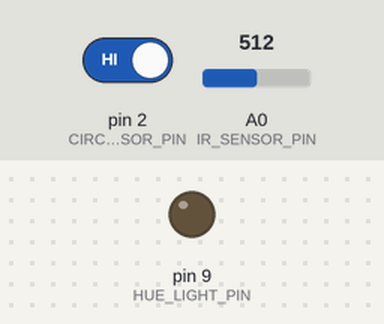
A sketch run on a simulated Arduino Uno, built with avr-gcc and run on an emulated ATmega328P. On the bench: output pins drawn as LEDs (lit = HIGH). Inputs (shaded band) come from the test bench; at power-on: pin 2 (CIRCUIT_SENSOR_PIN) HIGH, A0 (IR_SENSOR_PIN) = 512. Random numbers use the default seed unless the sketch sets one; what the sketch prints to the serial monitor is not drawn.

Above: at 1.2 s.
1.3 s: pin 2 (CIRCUIT_SENSOR_PIN) driven LOW
At 1.8 s:
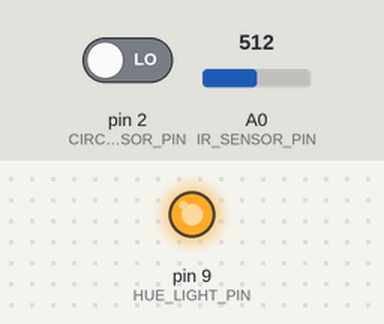
2.8 s: pin 2 (CIRCUIT_SENSOR_PIN) driven HIGH
At 3.1 s:
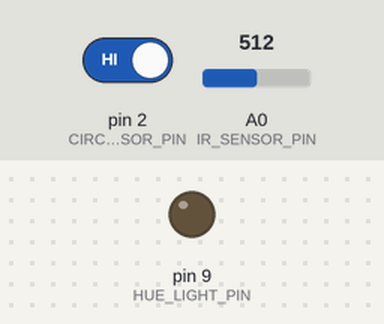
Timing chart, 0 to 5.8 s (numbered marks = the images above; inputs shaded):
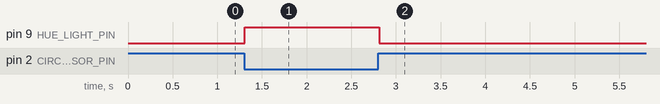

The sketch:

health_monitor.ino
```cpp
/*
 * Arduino Health Monitoring System
 *
 * Hardware Setup:
 * - Arduino Uno/Nano
 * - IR Sensor (GP2Y0A21YK0F) connected to A0
 * - Hue Light Indicator (LED strip) connected to pin 9
 * - Metal tin plate for circuit completion
 * - Breadboard for connections
 *
 * This code collects health data and sends it via Serial/USB
 * to be processed by the web application.
 */

// Pin definitions
const int IR_SENSOR_PIN = A0;
const int HUE_LIGHT_PIN = 9;
const int CIRCUIT_SENSOR_PIN = 2;

// Variables for data collection
int heartRate = 0;
int movementLevel = 0;
float proximity = 0.0;
bool circuitActive = false;
unsigned long lastHeartBeat = 0;
int heartBeatCount = 0;
unsigned long lastDataSend = 0;
const unsigned long DATA_INTERVAL = 5000; // Send data every 5 seconds

// IR Sensor calibration
const float IR_MIN_DISTANCE = 5.0;  // cm
const float IR_MAX_DISTANCE = 20.0; // cm
const int IR_MIN_RAW = 100;
const int IR_MAX_RAW = 800;

void setup() {
  // Initialize serial communication
  Serial.begin(9600);

  // Initialize pins
  pinMode(IR_SENSOR_PIN, INPUT);
  pinMode(HUE_LIGHT_PIN, OUTPUT);
  pinMode(CIRCUIT_SENSOR_PIN, INPUT_PULLUP);

  // Initialize Hue light (off)
  digitalWrite(HUE_LIGHT_PIN, LOW);

  // Wait for serial connection
  while (!Serial) {
    delay(10);
  }

  Serial.println("Arduino Health Monitor Initialized");
  Serial.println("Ready to collect health data...");
}

void loop() {
  // Read sensor data
  readSensors();

  // Process heart rate detection
  processHeartRate();

  // Check circuit status
  checkCircuitStatus();

  // Send data to web application
  if (millis() - lastDataSend >= DATA_INTERVAL) {
    sendHealthData();
    lastDataSend = millis();
  }

  // Small delay to prevent overwhelming the system
  delay(100);
}

void readSensors() {
  // Read IR sensor for proximity and movement
  int irRaw = analogRead(IR_SENSOR_PIN);

  // Convert IR reading to distance (cm)
  proximity = map(irRaw, IR_MIN_RAW, IR_MAX_RAW, IR_MAX_DISTANCE, IR_MIN_DISTANCE);
  proximity = constrain(proximity, IR_MIN_DISTANCE, IR_MAX_DISTANCE);

  // Calculate movement level based on IR sensor variation
  static int lastIrReading = irRaw;
  int movement = abs(irRaw - lastIrReading);
  movementLevel = map(movement, 0, 100, 0, 100);
  movementLevel = constrain(movementLevel, 0, 100);
  lastIrReading = irRaw;
}

void processHeartRate() {
  // Simulate heart rate detection based on proximity changes
  // In a real implementation, you would use a pulse sensor or ECG module

  static unsigned long lastHeartRateUpdate = 0;
  static int heartRateVariation = 0;

  if (millis() - lastHeartRateUpdate >= 1000) {
    // Simulate heart rate based on movement and proximity
    int baseRate = 70;
    int variation = map(movementLevel, 0, 100, -10, 20);
    heartRateVariation += random(-2, 3);
    heartRateVariation = constrain(heartRateVariation, -15, 15);

    heartRate = baseRate + variation + heartRateVariation;
    heartRate = constrain(heartRate, 50, 120);

    lastHeartRateUpdate = millis();
  }
}

void checkCircuitStatus() {
  // Check if the circuit is completed (Hue light on metal surface)
  // This would typically involve checking if the metal plate completes a circuit
  // For simulation, we'll use a simple digital read

  circuitActive = digitalRead(CIRCUIT_SENSOR_PIN) == LOW;

  // Control Hue light based on circuit status
  if (circuitActive) {
    // Circuit is complete - light should be on
    analogWrite(HUE_LIGHT_PIN, 255); // Full brightness
  } else {
    // Circuit is open - light should be off
    analogWrite(HUE_LIGHT_PIN, 0);
  }
}

void sendHealthData() {
  // Create JSON-like data structure
  Serial.print("HEALTH_DATA:");
  Serial.print("{");
  Serial.print("\"timestamp\":");
  Serial.print(millis());
  Serial.print(",\"heartRate\":");
  Serial.print(heartRate);
  Serial.print(",\"movement\":");
  Serial.print(movementLevel);
  Serial.print(",\"proximity\":");
  Serial.print(proximity, 1);
  Serial.print(",\"circuitActive\":");
  Serial.print(circuitActive ? "true" : "false");
  Serial.print(",\"irSensor\":{");
  Serial.print("\"raw\":");
  Serial.print(analogRead(IR_SENSOR_PIN));
  Serial.print(",\"filtered\":");
  Serial.print(analogRead(IR_SENSOR_PIN));
  Serial.print("}");
  Serial.print("}");
  Serial.println();

  // Debug output
  Serial.print("DEBUG: HR=");
  Serial.print(heartRate);
  Serial.print(" BPM, Movement=");
  Serial.print(movementLevel);
  Serial.print("%, Proximity=");
  Serial.print(proximity, 1);
  Serial.print("cm, Circuit=");
  Serial.println(circuitActive ? "CLOSED" : "OPEN");
}

// Additional utility functions
void calibrateSensors() {
  Serial.println("Calibrating sensors...");

  // Calibrate IR sensor
  int minReading = 1024;
  int maxReading = 0;

  for (int i = 0; i < 100; i++) {
    int reading = analogRead(IR_SENSOR_PIN);
    if (reading < minReading) minReading = reading;
    if (reading > maxReading) maxReading = reading;
    delay(10);
  }

  Serial.print("IR Sensor Range: ");
  Serial.print(minReading);
  Serial.print(" - ");
  Serial.println(maxReading);
}

void testHueLight() {
  Serial.println("Testing Hue Light...");

  for (int brightness = 0; brightness <= 255; brightness += 10) {
    analogWrite(HUE_LIGHT_PIN, brightness);
    delay(50);
  }

  for (int brightness = 255; brightness >= 0; brightness -= 10) {
    analogWrite(HUE_LIGHT_PIN, brightness);
    delay(50);
  }

  digitalWrite(HUE_LIGHT_PIN, LOW);
  Serial.println("Hue Light test complete");
}
```

Measured:
- after the input at 1.3 s, pin 9 (HUE_LIGHT_PIN): LOW → HIGH at once
- after the input at 2.8 s, pin 9 (HUE_LIGHT_PIN): HIGH → LOW at once
